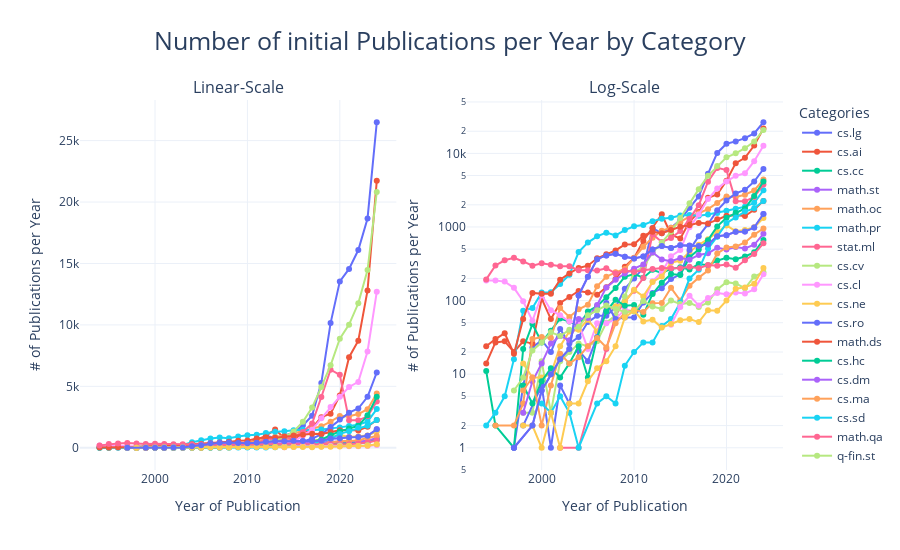
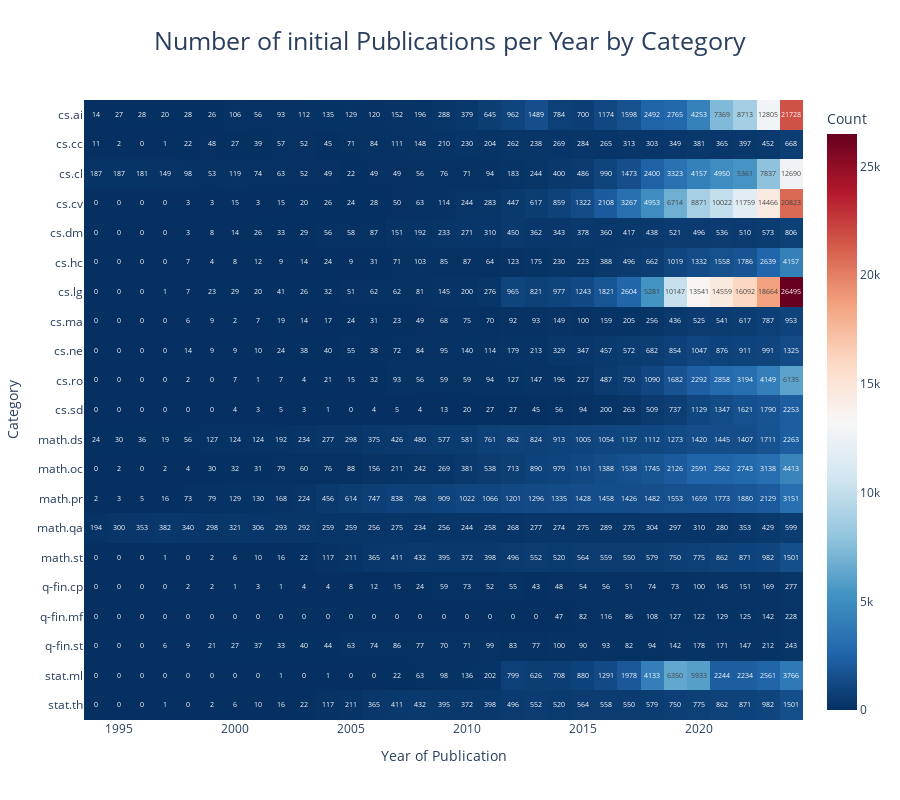

The code cell stored with these charts, in order, in its notebook:
### Code cell
visualize_publications_by_category(df_initial, "initial")

### Figure 1 — Plotly figure (JSON) as saved in the notebook; plotly's stock layout.template omitted (floating-point values rounded to 4 significant figures)
{"data": [{"line": {"color": "#636EFA"}, "mode": "lines+markers", "name": "cs.lg", "type": "scatter", "x": [1997, 1998, 1999, 2000, 2001, 2002, 2003, 2004, 2005, 2006, 2007, 2008, 2009, 2010, 2011, 2012, 2013, 2014, 2015, 2016, 2017, 2018, 2019, 2020, 2021, 2022, 2023, 2024], "xaxis": "x", "y": [1, 7, 23, 29, 20, 41, 26, 32, 51, 62, 62, 81, 145, 200, 276, 965, 821, 977, 1243, 1821, 2604, 5281, 10147, 13541, 14559, 16092, 18664, 26495], "yaxis": "y"}, {"line": {"color": "#636EFA"}, "mode": "lines+markers", "name": "cs.lg", "showlegend": false, "type": "scatter", "x": [1997, 1998, 1999, 2000, 2001, 2002, 2003, 2004, 2005, 2006, 2007, 2008, 2009, 2010, 2011, 2012, 2013, 2014, 2015, 2016, 2017, 2018, 2019, 2020, 2021, 2022, 2023, 2024], "xaxis": "x2", "y": [1, 7, 23, 29, 20, 41, 26, 32, 51, 62, 62, 81, 145, 200, 276, 965, 821, 977, 1243, 1821, 2604, 5281, 10147, 13541, 14559, 16092, 18664, 26495], "yaxis": "y2"}, {"line": {"color": "#EF553B"}, "mode": "lines+markers", "name": "cs.ai", "type": "scatter", "x": [1994, 1995, 1996, 1997, 1998, 1999, 2000, 2001, 2002, 2003, 2004, 2005, 2006, 2007, 2008, 2009, 2010, 2011, 2012, 2013, 2014, 2015, 2016, 2017, 2018, 2019, 2020, 2021, 2022, 2023, 2024], "xaxis": "x", "y": [14, 27, 28, 20, 28, 26, 106, 56, 93, 112, 135, 129, 120, 152, 196, 288, 379, 645, 962, 1489, 784, 700, 1174, 1598, 2492, 2765, 4253, 7369, 8713, 12805, 21728], "yaxis": "y"}, {"line": {"color": "#EF553B"}, "mode": "lines+markers", "name": "cs.ai", "showlegend": false, "type": "scatter", "x": [1994, 1995, 1996, 1997, 1998, 1999, 2000, 2001, 2002, 2003, 2004, 2005, 2006, 2007, 2008, 2009, 2010, 2011, 2012, 2013, 2014, 2015, 2016, 2017, 2018, 2019, 2020, 2021, 2022, 2023, 2024], "xaxis": "x2", "y": [14, 27, 28, 20, 28, 26, 106, 56, 93, 112, 135, 129, 120, 152, 196, 288, 379, 645, 962, 1489, 784, 700, 1174, 1598, 2492, 2765, 4253, 7369, 8713, 12805, 21728], "yaxis": "y2"}, {"line": {"color": "#00CC96"}, "mode": "lines+markers", "name": "cs.cc", "type": "scatter", "x": [1994, 1995, 1997, 1998, 1999, 2000, 2001, 2002, 2003, 2004, 2005, 2006, 2007, 2008, 2009, 2010, 2011, 2012, 2013, 2014, 2015, 2016, 2017, 2018, 2019, 2020, 2021, 2022, 2023, 2024], "xaxis": "x", "y": [11, 2, 1, 22, 48, 27, 39, 57, 52, 45, 71, 84, 111, 148, 210, 230, 204, 262, 238, 269, 284, 265, 313, 303, 349, 381, 365, 397, 452, 668], "yaxis": "y"}, {"line": {"color": "#00CC96"}, "mode": "lines+markers", "name": "cs.cc", "showlegend": false, "type": "scatter", "x": [1994, 1995, 1997, 1998, 1999, 2000, 2001, 2002, 2003, 2004, 2005, 2006, 2007, 2008, 2009, 2010, 2011, 2012, 2013, 2014, 2015, 2016, 2017, 2018, 2019, 2020, 2021, 2022, 2023, 2024], "xaxis": "x2", "y": [11, 2, 1, 22, 48, 27, 39, 57, 52, 45, 71, 84, 111, 148, 210, 230, 204, 262, 238, 269, 284, 265, 313, 303, 349, 381, 365, 397, 452, 668], "yaxis": "y2"}, {"line": {"color": "#AB63FA"}, "mode": "lines+markers", "name": "math.st", "type": "scatter", "x": [1997, 1999, 2000, 2001, 2002, 2003, 2004, 2005, 2006, 2007, 2008, 2009, 2010, 2011, 2012, 2013, 2014, 2015, 2016, 2017, 2018, 2019, 2020, 2021, 2022, 2023, 2024], "xaxis": "x", "y": [1, 2, 6, 10, 16, 22, 117, 211, 365, 411, 432, 395, 372, 398, 496, 552, 520, 564, 559, 550, 579, 750, 775, 862, 871, 982, 1501], "yaxis": "y"}, {"line": {"color": "#AB63FA"}, "mode": "lines+markers", "name": "math.st", "showlegend": false, "type": "scatter", "x": [1997, 1999, 2000, 2001, 2002, 2003, 2004, 2005, 2006, 2007, 2008, 2009, 2010, 2011, 2012, 2013, 2014, 2015, 2016, 2017, 2018, 2019, 2020, 2021, 2022, 2023, 2024], "xaxis": "x2", "y": [1, 2, 6, 10, 16, 22, 117, 211, 365, 411, 432, 395, 372, 398, 496, 552, 520, 564, 559, 550, 579, 750, 775, 862, 871, 982, 1501], "yaxis": "y2"}, {"line": {"color": "#FFA15A"}, "mode": "lines+markers", "name": "math.oc", "type": "scatter", "x": [1995, 1997, 1998, 1999, 2000, 2001, 2002, 2003, 2004, 2005, 2006, 2007, 2008, 2009, 2010, 2011, 2012, 2013, 2014, 2015, 2016, 2017, 2018, 2019, 2020, 2021, 2022, 2023, 2024], "xaxis": "x", "y": [2, 2, 4, 30, 32, 31, 79, 60, 76, 88, 156, 211, 242, 269, 381, 538, 713, 890, 979, 1161, 1388, 1538, 1745, 2126, 2591, 2562, 2743, 3138, 4413], "yaxis": "y"}, {"line": {"color": "#FFA15A"}, "mode": "lines+markers", "name": "math.oc", "showlegend": false, "type": "scatter", "x": [1995, 1997, 1998, 1999, 2000, 2001, 2002, 2003, 2004, 2005, 2006, 2007, 2008, 2009, 2010, 2011, 2012, 2013, 2014, 2015, 2016, 2017, 2018, 2019, 2020, 2021, 2022, 2023, 2024], "xaxis": "x2", "y": [2, 2, 4, 30, 32, 31, 79, 60, 76, 88, 156, 211, 242, 269, 381, 538, 713, 890, 979, 1161, 1388, 1538, 1745, 2126, 2591, 2562, 2743, 3138, 4413], "yaxis": "y2"}, {"line": {"color": "#19D3F3"}, "mode": "lines+markers", "name": "math.pr", "type": "scatter", "x": [1994, 1995, 1996, 1997, 1998, 1999, 2000, 2001, 2002, 2003, 2004, 2005, 2006, 2007, 2008, 2009, 2010, 2011, 2012, 2013, 2014, 2015, 2016, 2017, 2018, 2019, 2020, 2021, 2022, 2023, 2024], "xaxis": "x", "y": [2, 3, 5, 16, 73, 79, 129, 130, 168, 224, 456, 614, 747, 838, 768, 909, 1022, 1066, 1201, 1296, 1335, 1428, 1458, 1426, 1482, 1553, 1659, 1773, 1880, 2129, 3151], "yaxis": "y"}, {"line": {"color": "#19D3F3"}, "mode": "lines+markers", "name": "math.pr", "showlegend": false, "type": "scatter", "x": [1994, 1995, 1996, 1997, 1998, 1999, 2000, 2001, 2002, 2003, 2004, 2005, 2006, 2007, 2008, 2009, 2010, 2011, 2012, 2013, 2014, 2015, 2016, 2017, 2018, 2019, 2020, 2021, 2022, 2023, 2024], "xaxis": "x2", "y": [2, 3, 5, 16, 73, 79, 129, 130, 168, 224, 456, 614, 747, 838, 768, 909, 1022, 1066, 1201, 1296, 1335, 1428, 1458, 1426, 1482, 1553, 1659, 1773, 1880, 2129, 3151], "yaxis": "y2"}, {"line": {"color": "#FF6692"}, "mode": "lines+markers", "name": "stat.ml", "type": "scatter", "x": [2002, 2004, 2007, 2008, 2009, 2010, 2011, 2012, 2013, 2014, 2015, 2016, 2017, 2018, 2019, 2020, 2021, 2022, 2023, 2024], "xaxis": "x", "y": [1, 1, 22, 63, 98, 136, 202, 799, 626, 708, 880, 1291, 1978, 4133, 6350, 5933, 2244, 2234, 2561, 3766], "yaxis": "y"}, {"line": {"color": "#FF6692"}, "mode": "lines+markers", "name": "stat.ml", "showlegend": false, "type": "scatter", "x": [2002, 2004, 2007, 2008, 2009, 2010, 2011, 2012, 2013, 2014, 2015, 2016, 2017, 2018, 2019, 2020, 2021, 2022, 2023, 2024], "xaxis": "x2", "y": [1, 1, 22, 63, 98, 136, 202, 799, 626, 708, 880, 1291, 1978, 4133, 6350, 5933, 2244, 2234, 2561, 3766], "yaxis": "y2"}, {"line": {"color": "#B6E880"}, "mode": "lines+markers", "name": "cs.cv", "type": "scatter", "x": [1998, 1999, 2000, 2001, 2002, 2003, 2004, 2005, 2006, 2007, 2008, 2009, 2010, 2011, 2012, 2013, 2014, 2015, 2016, 2017, 2018, 2019, 2020, 2021, 2022, 2023, 2024], "xaxis": "x", "y": [3, 3, 15, 3, 15, 20, 26, 24, 28, 50, 63, 114, 244, 283, 447, 617, 859, 1322, 2108, 3267, 4953, 6714, 8871, 10022, 11759, 14466, 20823], "yaxis": "y"}, {"line": {"color": "#B6E880"}, "mode": "lines+markers", "name": "cs.cv", "showlegend": false, "type": "scatter", "x": [1998, 1999, 2000, 2001, 2002, 2003, 2004, 2005, 2006, 2007, 2008, 2009, 2010, 2011, 2012, 2013, 2014, 2015, 2016, 2017, 2018, 2019, 2020, 2021, 2022, 2023, 2024], "xaxis": "x2", "y": [3, 3, 15, 3, 15, 20, 26, 24, 28, 50, 63, 114, 244, 283, 447, 617, 859, 1322, 2108, 3267, 4953, 6714, 8871, 10022, 11759, 14466, 20823], "yaxis": "y2"}, {"line": {"color": "#FF97FF"}, "mode": "lines+markers", "name": "cs.cl", "type": "scatter", "x": [1994, 1995, 1996, 1997, 1998, 1999, 2000, 2001, 2002, 2003, 2004, 2005, 2006, 2007, 2008, 2009, 2010, 2011, 2012, 2013, 2014, 2015, 2016, 2017, 2018, 2019, 2020, 2021, 2022, 2023, 2024], "xaxis": "x", "y": [187, 187, 181, 149, 98, 53, 119, 74, 63, 52, 49, 22, 49, 49, 56, 76, 71, 94, 183, 244, 400, 486, 990, 1473, 2400, 3323, 4157, 4950, 5361, 7837, 12690], "yaxis": "y"}, {"line": {"color": "#FF97FF"}, "mode": "lines+markers", "name": "cs.cl", "showlegend": false, "type": "scatter", "x": [1994, 1995, 1996, 1997, 1998, 1999, 2000, 2001, 2002, 2003, 2004, 2005, 2006, 2007, 2008, 2009, 2010, 2011, 2012, 2013, 2014, 2015, 2016, 2017, 2018, 2019, 2020, 2021, 2022, 2023, 2024], "xaxis": "x2", "y": [187, 187, 181, 149, 98, 53, 119, 74, 63, 52, 49, 22, 49, 49, 56, 76, 71, 94, 183, 244, 400, 486, 990, 1473, 2400, 3323, 4157, 4950, 5361, 7837, 12690], "yaxis": "y2"}, {"line": {"color": "#FECB52"}, "mode": "lines+markers", "name": "cs.ne", "type": "scatter", "x": [1998, 1999, 2000, 2001, 2002, 2003, 2004, 2005, 2006, 2007, 2008, 2009, 2010, 2011, 2012, 2013, 2014, 2015, 2016, 2017, 2018, 2019, 2020, 2021, 2022, 2023, 2024], "xaxis": "x", "y": [14, 9, 9, 10, 24, 38, 40, 55, 38, 72, 84, 95, 140, 114, 179, 213, 329, 347, 457, 572, 682, 854, 1047, 876, 911, 991, 1325], "yaxis": "y"}, {"line": {"color": "#FECB52"}, "mode": "lines+markers", "name": "cs.ne", "showlegend": false, "type": "scatter", "x": [1998, 1999, 2000, 2001, 2002, 2003, 2004, 2005, 2006, 2007, 2008, 2009, 2010, 2011, 2012, 2013, 2014, 2015, 2016, 2017, 2018, 2019, 2020, 2021, 2022, 2023, 2024], "xaxis": "x2", "y": [14, 9, 9, 10, 24, 38, 40, 55, 38, 72, 84, 95, 140, 114, 179, 213, 329, 347, 457, 572, 682, 854, 1047, 876, 911, 991, 1325], "yaxis": "y2"}, {"line": {"color": "#636EFA"}, "mode": "lines+markers", "name": "cs.ro", "type": "scatter", "x": [1998, 2000, 2001, 2002, 2003, 2004, 2005, 2006, 2007, 2008, 2009, 2010, 2011, 2012, 2013, 2014, 2015, 2016, 2017, 2018, 2019, 2020, 2021, 2022, 2023, 2024], "xaxis": "x", "y": [2, 7, 1, 7, 4, 21, 15, 32, 93, 56, 59, 59, 94, 127, 147, 196, 227, 487, 750, 1090, 1682, 2292, 2858, 3194, 4149, 6135], "yaxis": "y"}, {"line": {"color": "#636EFA"}, "mode": "lines+markers", "name": "cs.ro", "showlegend": false, "type": "scatter", "x": [1998, 2000, 2001, 2002, 2003, 2004, 2005, 2006, 2007, 2008, 2009, 2010, 2011, 2012, 2013, 2014, 2015, 2016, 2017, 2018, 2019, 2020, 2021, 2022, 2023, 2024], "xaxis": "x2", "y": [2, 7, 1, 7, 4, 21, 15, 32, 93, 56, 59, 59, 94, 127, 147, 196, 227, 487, 750, 1090, 1682, 2292, 2858, 3194, 4149, 6135], "yaxis": "y2"}, {"line": {"color": "#EF553B"}, "mode": "lines+markers", "name": "math.ds", "type": "scatter", "x": [1994, 1995, 1996, 1997, 1998, 1999, 2000, 2001, 2002, 2003, 2004, 2005, 2006, 2007, 2008, 2009, 2010, 2011, 2012, 2013, 2014, 2015, 2016, 2017, 2018, 2019, 2020, 2021, 2022, 2023, 2024], "xaxis": "x", "y": [24, 30, 36, 19, 56, 127, 124, 124, 192, 234, 277, 298, 375, 426, 480, 577, 581, 761, 862, 824, 913, 1005, 1054, 1137, 1112, 1273, 1420, 1445, 1407, 1711, 2263], "yaxis": "y"}, {"line": {"color": "#EF553B"}, "mode": "lines+markers", "name": "math.ds", "showlegend": false, "type": "scatter", "x": [1994, 1995, 1996, 1997, 1998, 1999, 2000, 2001, 2002, 2003, 2004, 2005, 2006, 2007, 2008, 2009, 2010, 2011, 2012, 2013, 2014, 2015, 2016, 2017, 2018, 2019, 2020, 2021, 2022, 2023, 2024], "xaxis": "x2", "y": [24, 30, 36, 19, 56, 127, 124, 124, 192, 234, 277, 298, 375, 426, 480, 577, 581, 761, 862, 824, 913, 1005, 1054, 1137, 1112, 1273, 1420, 1445, 1407, 1711, 2263], "yaxis": "y2"}, {"line": {"color": "#00CC96"}, "mode": "lines+markers", "name": "cs.hc", "type": "scatter", "x": [1998, 1999, 2000, 2001, 2002, 2003, 2004, 2005, 2006, 2007, 2008, 2009, 2010, 2011, 2012, 2013, 2014, 2015, 2016, 2017, 2018, 2019, 2020, 2021, 2022, 2023, 2024], "xaxis": "x", "y": [7, 4, 8, 12, 9, 14, 24, 9, 31, 71, 103, 85, 87, 64, 123, 175, 230, 223, 388, 496, 662, 1019, 1332, 1558, 1786, 2639, 4157], "yaxis": "y"}, {"line": {"color": "#00CC96"}, "mode": "lines+markers", "name": "cs.hc", "showlegend": false, "type": "scatter", "x": [1998, 1999, 2000, 2001, 2002, 2003, 2004, 2005, 2006, 2007, 2008, 2009, 2010, 2011, 2012, 2013, 2014, 2015, 2016, 2017, 2018, 2019, 2020, 2021, 2022, 2023, 2024], "xaxis": "x2", "y": [7, 4, 8, 12, 9, 14, 24, 9, 31, 71, 103, 85, 87, 64, 123, 175, 230, 223, 388, 496, 662, 1019, 1332, 1558, 1786, 2639, 4157], "yaxis": "y2"}, {"line": {"color": "#AB63FA"}, "mode": "lines+markers", "name": "cs.dm", "type": "scatter", "x": [1998, 1999, 2000, 2001, 2002, 2003, 2004, 2005, 2006, 2007, 2008, 2009, 2010, 2011, 2012, 2013, 2014, 2015, 2016, 2017, 2018, 2019, 2020, 2021, 2022, 2023, 2024], "xaxis": "x", "y": [3, 8, 14, 26, 33, 29, 56, 58, 87, 151, 192, 233, 271, 310, 450, 362, 343, 378, 360, 417, 438, 521, 496, 536, 510, 573, 806], "yaxis": "y"}, {"line": {"color": "#AB63FA"}, "mode": "lines+markers", "name": "cs.dm", "showlegend": false, "type": "scatter", "x": [1998, 1999, 2000, 2001, 2002, 2003, 2004, 2005, 2006, 2007, 2008, 2009, 2010, 2011, 2012, 2013, 2014, 2015, 2016, 2017, 2018, 2019, 2020, 2021, 2022, 2023, 2024], "xaxis": "x2", "y": [3, 8, 14, 26, 33, 29, 56, 58, 87, 151, 192, 233, 271, 310, 450, 362, 343, 378, 360, 417, 438, 521, 496, 536, 510, 573, 806], "yaxis": "y2"}, {"line": {"color": "#FFA15A"}, "mode": "lines+markers", "name": "cs.ma", "type": "scatter", "x": [1998, 1999, 2000, 2001, 2002, 2003, 2004, 2005, 2006, 2007, 2008, 2009, 2010, 2011, 2012, 2013, 2014, 2015, 2016, 2017, 2018, 2019, 2020, 2021, 2022, 2023, 2024], "xaxis": "x", "y": [6, 9, 2, 7, 19, 14, 17, 24, 31, 23, 49, 68, 75, 70, 92, 93, 149, 100, 159, 205, 256, 436, 525, 541, 617, 787, 953], "yaxis": "y"}, {"line": {"color": "#FFA15A"}, "mode": "lines+markers", "name": "cs.ma", "showlegend": false, "type": "scatter", "x": [1998, 1999, 2000, 2001, 2002, 2003, 2004, 2005, 2006, 2007, 2008, 2009, 2010, 2011, 2012, 2013, 2014, 2015, 2016, 2017, 2018, 2019, 2020, 2021, 2022, 2023, 2024], "xaxis": "x2", "y": [6, 9, 2, 7, 19, 14, 17, 24, 31, 23, 49, 68, 75, 70, 92, 93, 149, 100, 159, 205, 256, 436, 525, 541, 617, 787, 953], "yaxis": "y2"}, {"line": {"color": "#19D3F3"}, "mode": "lines+markers", "name": "cs.sd", "type": "scatter", "x": [2000, 2001, 2002, 2003, 2004, 2006, 2007, 2008, 2009, 2010, 2011, 2012, 2013, 2014, 2015, 2016, 2017, 2018, 2019, 2020, 2021, 2022, 2023, 2024], "xaxis": "x", "y": [4, 3, 5, 3, 1, 4, 5, 4, 13, 20, 27, 27, 45, 56, 94, 200, 263, 509, 737, 1129, 1347, 1621, 1790, 2253], "yaxis": "y"}, {"line": {"color": "#19D3F3"}, "mode": "lines+markers", "name": "cs.sd", "showlegend": false, "type": "scatter", "x": [2000, 2001, 2002, 2003, 2004, 2006, 2007, 2008, 2009, 2010, 2011, 2012, 2013, 2014, 2015, 2016, 2017, 2018, 2019, 2020, 2021, 2022, 2023, 2024], "xaxis": "x2", "y": [4, 3, 5, 3, 1, 4, 5, 4, 13, 20, 27, 27, 45, 56, 94, 200, 263, 509, 737, 1129, 1347, 1621, 1790, 2253], "yaxis": "y2"}, {"line": {"color": "#FF6692"}, "mode": "lines+markers", "name": "math.qa", "type": "scatter", "x": [1994, 1995, 1996, 1997, 1998, 1999, 2000, 2001, 2002, 2003, 2004, 2005, 2006, 2007, 2008, 2009, 2010, 2011, 2012, 2013, 2014, 2015, 2016, 2017, 2018, 2019, 2020, 2021, 2022, 2023, 2024], "xaxis": "x", "y": [194, 300, 353, 382, 340, 298, 321, 306, 293, 292, 259, 259, 256, 275, 234, 256, 244, 258, 268, 277, 274, 275, 289, 275, 304, 297, 310, 280, 353, 429, 599], "yaxis": "y"}, {"line": {"color": "#FF6692"}, "mode": "lines+markers", "name": "math.qa", "showlegend": false, "type": "scatter", "x": [1994, 1995, 1996, 1997, 1998, 1999, 2000, 2001, 2002, 2003, 2004, 2005, 2006, 2007, 2008, 2009, 2010, 2011, 2012, 2013, 2014, 2015, 2016, 2017, 2018, 2019, 2020, 2021, 2022, 2023, 2024], "xaxis": "x2", "y": [194, 300, 353, 382, 340, 298, 321, 306, 293, 292, 259, 259, 256, 275, 234, 256, 244, 258, 268, 277, 274, 275, 289, 275, 304, 297, 310, 280, 353, 429, 599], "yaxis": "y2"}, {"line": {"color": "#B6E880"}, "mode": "lines+markers", "name": "q-fin.st", "type": "scatter", "x": [1997, 1998, 1999, 2000, 2001, 2002, 2003, 2004, 2005, 2006, 2007, 2008, 2009, 2010, 2011, 2012, 2013, 2014, 2015, 2016, 2017, 2018, 2019, 2020, 2021, 2022, 2023, 2024], "xaxis": "x", "y": [6, 9, 21, 27, 37, 33, 40, 44, 63, 74, 86, 77, 70, 71, 99, 83, 77, 100, 90, 93, 82, 94, 142, 178, 171, 147, 212, 243], "yaxis": "y"}, {"line": {"color": "#B6E880"}, "mode": "lines+markers", "name": "q-fin.st", "showlegend": false, "type": "scatter", "x": [1997, 1998, 1999, 2000, 2001, 2002, 2003, 2004, 2005, 2006, 2007, 2008, 2009, 2010, 2011, 2012, 2013, 2014, 2015, 2016, 2017, 2018, 2019, 2020, 2021, 2022, 2023, 2024], "xaxis": "x2", "y": [6, 9, 21, 27, 37, 33, 40, 44, 63, 74, 86, 77, 70, 71, 99, 83, 77, 100, 90, 93, 82, 94, 142, 178, 171, 147, 212, 243], "yaxis": "y2"}, {"line": {"color": "#FF97FF"}, "mode": "lines+markers", "name": "q-fin.mf", "type": "scatter", "x": [2014, 2015, 2016, 2017, 2018, 2019, 2020, 2021, 2022, 2023, 2024], "xaxis": "x", "y": [47, 82, 116, 86, 108, 127, 122, 129, 125, 142, 228], "yaxis": "y"}, {"line": {"color": "#FF97FF"}, "mode": "lines+markers", "name": "q-fin.mf", "showlegend": false, "type": "scatter", "x": [2014, 2015, 2016, 2017, 2018, 2019, 2020, 2021, 2022, 2023, 2024], "xaxis": "x2", "y": [47, 82, 116, 86, 108, 127, 122, 129, 125, 142, 228], "yaxis": "y2"}, {"line": {"color": "#FECB52"}, "mode": "lines+markers", "name": "q-fin.cp", "type": "scatter", "x": [1998, 1999, 2000, 2001, 2002, 2003, 2004, 2005, 2006, 2007, 2008, 2009, 2010, 2011, 2012, 2013, 2014, 2015, 2016, 2017, 2018, 2019, 2020, 2021, 2022, 2023, 2024], "xaxis": "x", "y": [2, 2, 1, 3, 1, 4, 4, 8, 12, 15, 24, 59, 73, 52, 55, 43, 48, 54, 56, 51, 74, 73, 100, 145, 151, 169, 277], "yaxis": "y"}, {"line": {"color": "#FECB52"}, "mode": "lines+markers", "name": "q-fin.cp", "showlegend": false, "type": "scatter", "x": [1998, 1999, 2000, 2001, 2002, 2003, 2004, 2005, 2006, 2007, 2008, 2009, 2010, 2011, 2012, 2013, 2014, 2015, 2016, 2017, 2018, 2019, 2020, 2021, 2022, 2023, 2024], "xaxis": "x2", "y": [2, 2, 1, 3, 1, 4, 4, 8, 12, 15, 24, 59, 73, 52, 55, 43, 48, 54, 56, 51, 74, 73, 100, 145, 151, 169, 277], "yaxis": "y2"}, {"line": {"color": "#636EFA"}, "mode": "lines+markers", "name": "stat.th", "type": "scatter", "x": [1997, 1999, 2000, 2001, 2002, 2003, 2004, 2005, 2006, 2007, 2008, 2009, 2010, 2011, 2012, 2013, 2014, 2015, 2016, 2017, 2018, 2019, 2020, 2021, 2022, 2023, 2024], "xaxis": "x", "y": [1, 2, 6, 10, 16, 22, 117, 211, 365, 411, 432, 395, 372, 398, 496, 552, 520, 564, 558, 550, 579, 750, 775, 862, 871, 982, 1501], "yaxis": "y"}, {"line": {"color": "#636EFA"}, "mode": "lines+markers", "name": "stat.th", "showlegend": false, "type": "scatter", "x": [1997, 1999, 2000, 2001, 2002, 2003, 2004, 2005, 2006, 2007, 2008, 2009, 2010, 2011, 2012, 2013, 2014, 2015, 2016, 2017, 2018, 2019, 2020, 2021, 2022, 2023, 2024], "xaxis": "x2", "y": [1, 2, 6, 10, 16, 22, 117, 211, 365, 411, 432, 395, 372, 398, 496, 552, 520, 564, 558, 550, 579, 750, 775, 862, 871, 982, 1501], "yaxis": "y2"}], "layout": {"annotations": [{"font": {"size": 16}, "showarrow": false, "text": "Linear-Scale", "x": 0.225, "xanchor": "center", "xref": "paper", "y": 1, "yanchor": "bottom", "yref": "paper"}, {"font": {"size": 16}, "showarrow": false, "text": "Log-Scale", "x": 0.775, "xanchor": "center", "xref": "paper", "y": 1, "yanchor": "bottom", "yref": "paper"}], "height": 550, "legend": {"title": {"text": "Categories"}}, "title": {"font": {"size": 25}, "text": "Number of initial Publications per Year by Category", "x": 0.5}, "xaxis": {"anchor": "y", "domain": [0, 0.45], "title": {"text": "Year of Publication"}}, "xaxis2": {"anchor": "y2", "domain": [0.55, 1], "title": {"text": "Year of Publication"}}, "yaxis": {"anchor": "x", "domain": [0, 1], "title": {"text": "# of Publications per Year"}}, "yaxis2": {"anchor": "x2", "domain": [0, 1], "title": {"text": "# of Publications per Year"}, "type": "log"}}}

### Figure 2 — Plotly figure (JSON) as saved in the notebook; plotly's stock layout.template omitted (floating-point values rounded to 4 significant figures; data arrays with more than 128 entries replaced by an {"elided": "..."} marker saying what was removed)
{"data": [{"colorbar": {"title": {"text": "Count"}}, "colorscale": [[0, "rgb(5,48,97)"], [0.1, "rgb(33,102,172)"], [0.2, "rgb(67,147,195)"], [0.3, "rgb(146,197,222)"], [0.4, "rgb(209,229,240)"], [0.5, "rgb(247,247,247)"], [0.6, "rgb(253,219,199)"], [0.7, "rgb(244,165,130)"], [0.8, "rgb(214,96,77)"], [0.9, "rgb(178,24,43)"], [1, "rgb(103,0,31)"]], "text": {"elided": "21x31 int values"}, "texttemplate": "%{text}", "type": "heatmap", "x": [1994, 1995, 1996, 1997, 1998, 1999, 2000, 2001, 2002, 2003, 2004, 2005, 2006, 2007, 2008, 2009, 2010, 2011, 2012, 2013, 2014, 2015, 2016, 2017, 2018, 2019, 2020, 2021, 2022, 2023, 2024], "y": ["stat.th", "stat.ml", "q-fin.st", "q-fin.mf", "q-fin.cp", "math.st", "math.qa", "math.pr", "math.oc", "math.ds", "cs.sd", "cs.ro", "cs.ne", "cs.ma", "cs.lg", "cs.hc", "cs.dm", "cs.cv", "cs.cl", "cs.cc", "cs.ai"], "z": {"elided": "21x31 int values"}}], "layout": {"height": 800, "title": {"font": {"size": 25}, "text": "Number of initial Publications per Year by Category", "x": 0.5}, "xaxis": {"title": {"text": "Year of Publication"}}, "yaxis": {"title": {"text": "Category"}}}}
